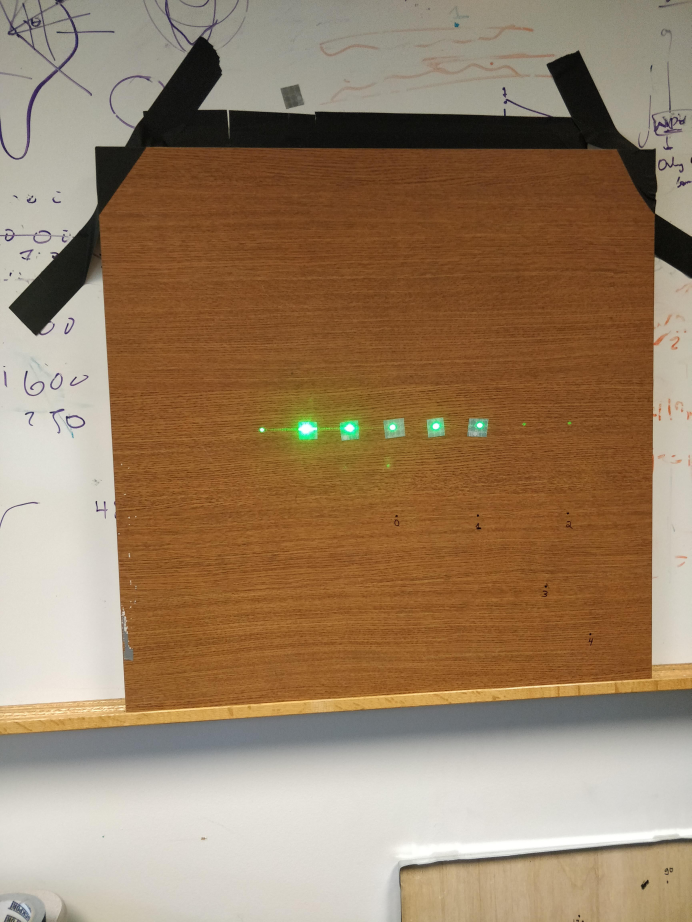
#> input picture data/heavyplywood_anisotropy1.5/rectify_img.jpg, 3456 x 4608 px (shown at 1/5 size)
$ python -i image_processing.py   (imports and definitions only)
#> lines starting #> are read from the running program, lines starting #| are printed output that depends on the picture
import numpy as np
import cv2
import traceback


FONT = cv2.FONT_HERSHEY_SIMPLEX


def adjustGamma(image, gamma=1.0):
    # build a lookup table mapping the pixel values [0, 255] to
    # their adjusted gamma values
    invGamma = 1.0 / gamma
    table = np.array(
        [((i / 255.0) ** invGamma) * 255 for i in np.arange(0, 256)]
    ).astype("uint8")

    # apply gamma correction using the lookup table
    return cv2.LUT(image, table)


def convert_frame_to_uint8(frame):
    # frame is debayered
    if frame.dtype == "uint8":
        return frame
    else:
        return np.floor_divide(frame, 256).astype("uint8")


# [10 lines left out: function debayer_sequence, not called in this run]


def display_16bit_BG(frame, is_out_RGB=1, gamma=1.4):
    frame = convert_frame_to_uint8(frame)
    if len(frame.shape) == 2:
        frame = cv2.cvtColor(frame, cv2.COLOR_BAYER_BG2BGR)
    if is_out_RGB:
        frame = cv2.cvtColor(frame, cv2.COLOR_BGR2RGB)
    frame = adjustGamma(frame, gamma)
    return frame


def bgr2rgb(img):
    return img[..., ::-1].copy()


# [68 lines left out: function combine_frames_for_show, not called in this run]

>>> import cv2
>>> picture = cv2.imread('../../data/heavyplywood_anisotropy1.5/rectify_img.jpg')
#> picture is the input picture: shape (4608, 3456, 3); mean B, G, R 100.6, 127.9, 153.2
>>> result = display_16bit_BG(picture)
#> in adjustGamma, `return cv2.LUT(image, table)`:
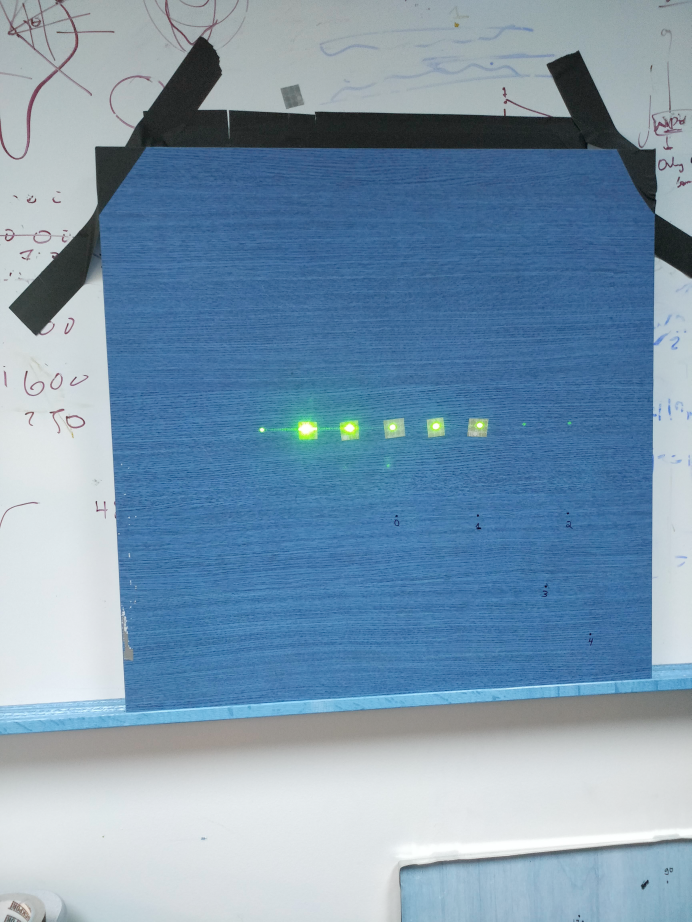
#> returned value: shape (4608, 3456, 3) (shown at 1/5 size); mean of channels 0, 1, 2 174.3, 151.5, 123.4; drawn as B, G, R
